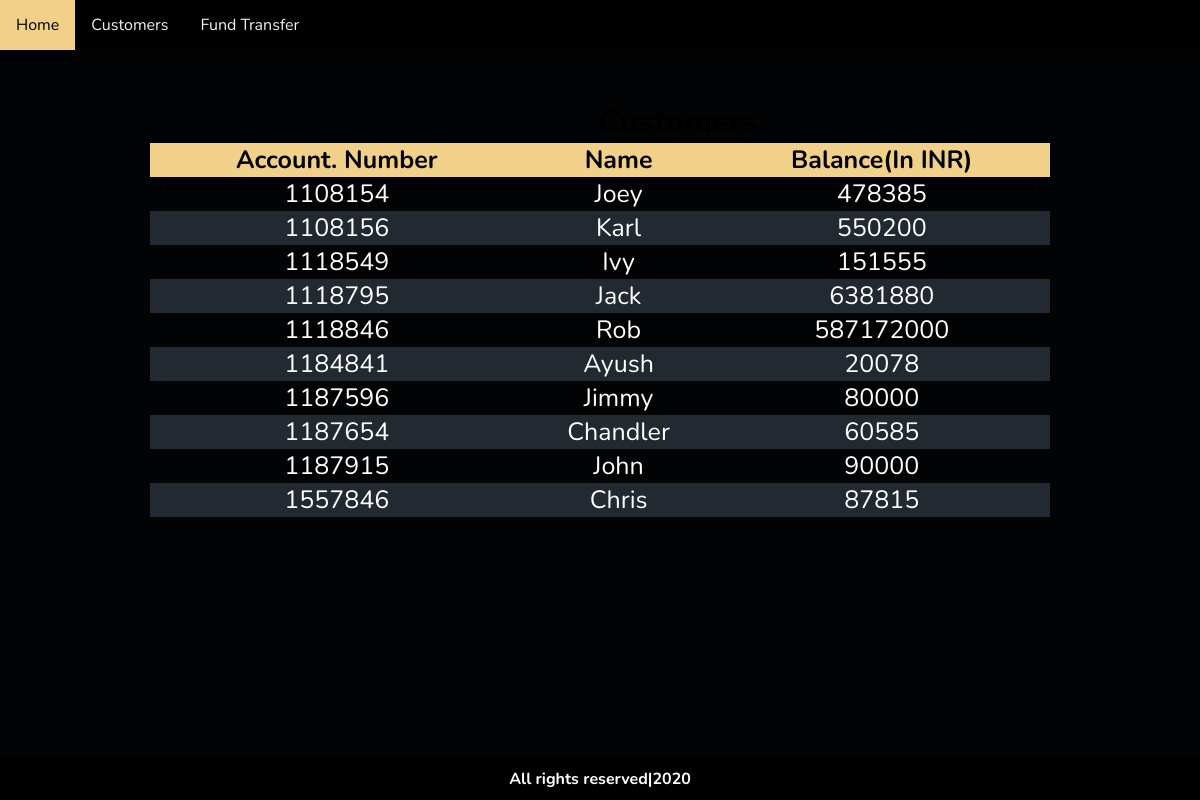
The page /customers.php on the database its author committed.
### tables this page shows
CREATE TABLE `bank` (
  `acc_no` int(11) NOT NULL,
  `name` varchar(20) NOT NULL,
  `balance` float DEFAULT NULL
);

### customers.php (the view, shortened to what this page needs)
<!DOCTYPE html>
<head>
</head>
<body>
<div class="navbar">
  <a href="index.php">Home</a>
  <a href="customers.php">Customers</a>
  <a href="Mtransfer.php">Fund Transfer</a>
</div>
  <div id="box">
<h1>Customers</h1>
<table align="center" class="tableus">
		<tr>
			<th>Account. Number</th>
			<th>Name</th>
			<th>Balance(In INR)</th>
    </tr>
<?php
$conn = mysqli_connect("localhost", "root", "", "sparkbank");
$sql = "SELECT acc_no,name,balance FROM bank";
$result = $conn->query($sql);
if ($result->num_rows > 0)
{
	while($row = $result->fetch_assoc())
	{
		echo "<tr><td>" . $row["acc_no"]. "</td><td>" . $row["name"] . "</td><td>". $row["balance"]. "</td> </tr>";
	}
echo "</table>";
}
else
{
	echo "0 results";
}
?>
  </div>
<footer class="footer">
  <div class="footer__rights">
  <b>All rights reserved|2020  </b>
  </div>
</footer>
</body>
</html>

### customers.php (style rules this page uses)
* { padding: 0; margin: 0; text-decoration: none; }
body { background-color: #020305; }
.navbar { overflow: hidden; background-color: rgba(0, 0, 0, 0.5); position: fixed; top: 0; width: 100%; }
.navbar a { font-family: 'Nunito'; float: left; display: block; color: #f2f2f2; text-align: center; padding: 14px 16px; text-decoration: none; }
#box { margin-top: 100px; margin-left: auto; margin-right:auto; position: center; height: 75vh; width: 75vw; color: black; font-family: 'Nunito'; }
#box h1 { color: black; width: 3px; margin-left: auto; margin-right:auto; position: center; }
table { border-collapse: collapse; width: 100%; color: white; font-family: 'Nunito'; font-size: 25px; text-align: center; position:center; margin-top: auto; padding:15px; }
th { background-color: #f1d18a; color: black; }
tr:nth-child(odd) { background-color: #232931; }
.footer { position: absolute; bottom: 0; box-sizing: border-box; display: flex; justify-content: center; align-items: center; padding: 10px 0; width: 100%; background-color: black ; }
.footer__rights { font-family: 'Nunito'; color: white; }

### rows shown on the page
bank: acc_no "1108154", name "Joey", balance "478385"
bank: acc_no "1108156", name "Karl", balance "550200"
bank: acc_no "1118549", name "Ivy", balance "151555"
bank: acc_no "1118795", name "Jack", balance "6381880"
bank: acc_no "1118846", name "Rob", balance "587172000"
bank: acc_no "1184841", name "Ayush", balance "20078"
bank: acc_no "1187596", name "Jimmy", balance "80000"
bank: acc_no "1187654", name "Chandler", balance "60585"
bank: acc_no "1187915", name "John", balance "90000"
bank: acc_no "1557846", name "Chris", balance "87815"
